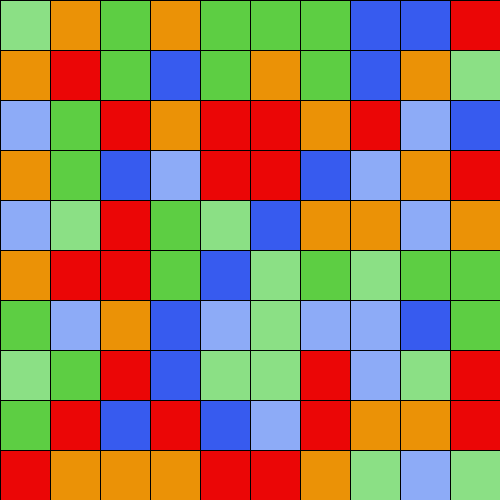
Frame 1 (no input)
Frame 60 (the mouse pressed at the canvas centre just before this capture): identical to frame 1, image omitted
Frame 120 (the mouse held since frame 60 and released just before this capture): identical to frame 1, image omitted

The Processing sketch that drew this single still picture (run headless with seeded random() and noise(); from frame 60 on, the mouse is pressed at the canvas centre):

// Processing sketch: processing_112553
// ── processing_112553.pde

Waffle w;
Waffle[] waffleArray;
int numWaffles;
color[] colors = { #eb0606, #eb9206, #5dce43, #8be085, #375bef, #8dabf7 };
int currentWaffleColor;

void setup(){
    size(500, 500);
    background(0);
    numWaffles = 100;

    // Create an array with spaces for numWaffles waffles.
    waffleArray = new Waffle[numWaffles];

    // Go through all 100 waffles by increasing the index and give them x and y values.
    int index = 0;
    for (int x = 0; x<10; x++) {
        for (int y = 0; y<10; y++)
        waffleArray[index++] = new Waffle(x*50, y*50);      
    }

    // Go through the waffle array and randomize all the waffles.
    for (int i = 0; i<numWaffles; i++) {
        waffleArray[i].randomize();
    }
}

void draw(){
}

void mousePressed() {


    // Set the currentWaffleColor to the waffle which returns a value of 1
    for (int i = 0; i<numWaffles; i++) {
        if (waffleArray[i].check() == 1) {
            currentWaffleColor = waffleArray[i].getColor();
            }   
        }

    // If you click a black waffle, then randomize the grid,
    // otherwise change the colors of all like-colored waffles to black.
    for (int i = 0; i < numWaffles; i++) {
        if (currentWaffleColor == #000000) {
            waffleArray[i].randomize();
        } else if (waffleArray[i].getColor() == currentWaffleColor) {
            waffleArray[i].nullify();
        }
    }


    // Redraw the waffles with their new colors to register the changes from above
    for (int i = 0; i<numWaffles; i++) {
        waffleArray[i].redraw();
    }
}

class Waffle {
    int xpos;
    int ypos;
    int width = 50;
    color c;
    color current;

    Waffle(int _xpos, int _ypos) {
        xpos = _xpos;
        ypos = _ypos;
    }

    // Draws a grid of waffles with random colours.
    void randomize() {  
        c = colors[floor(random(0, colors.length))];
        fill(c);
        rect(xpos, ypos, width, width);
    }

    // Redraws the grid of waffles without changing the colours.
    void redraw() {
        fill(c);
        rect(xpos, ypos, width, width);
    }

    // Returns 1 if the waffle is clicked, 0 if it is not.
    int check() {   
        // If the mouse is inside of the waffle object then return 1, else retun 0.
        if (xpos < mouseX && mouseX < (xpos + width) && ypos < mouseY && mouseY < (ypos + width)) {
            return (1);
        } else { 
            return(0); 
        }
    }

    // Returns the colour of the current waffle
    color getColor() {
        return c;
    }

    // Sets the color to black
    void nullify() {
        c = #000000;
    }
}
